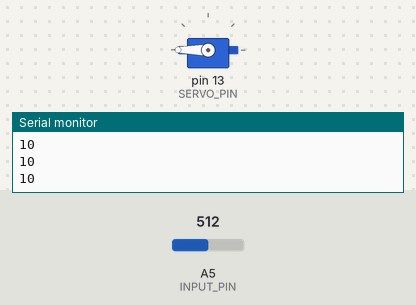
Recording of a sketch running on a simulated Arduino Uno, built with avr-gcc and run on an emulated ATmega328P. On the bench: servo, the last lines printed to the serial monitor. The inputs (shaded band) are chosen by the test bench; at power-on: A5 (INPUT_PIN) = 512.

Above: at 1.2 s.
1.3 s: A5 (INPUT_PIN) set to 599
3.5 s: A5 (INPUT_PIN) set to 620
At 5.0 s:
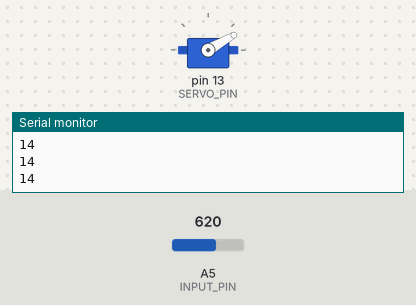
5.8 s: A5 (INPUT_PIN) set to 0
At 7.3 s:
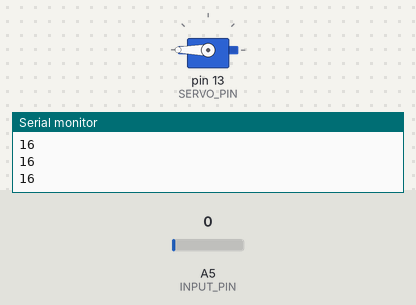
Timing chart, 0 to 8.8 s (numbered marks = the images above; inputs shaded):
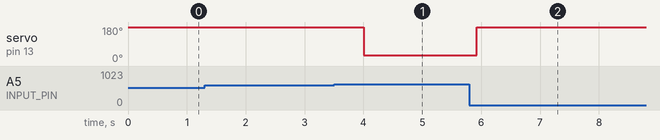

Measured:
- the behaviour switches between 609 and 610 on A5 (INPUT_PIN) (found by bisection; images 0 and 1)
- after the input at 3.5 s, servo on pin 13 (SERVO_PIN): 180° → 30° after 0.50 s
- after the input at 5.8 s, servo on pin 13 (SERVO_PIN): 30° → 180° after 0.13 s

The sketch:

code.ino
```cpp
#include <Servo.h>

#define SAMPLE_RATE 500
#define INPUT_PIN A5
#define SERVO_PIN 13
#define BUFFER_SIZE 128

#define THRESHOLD 12     // Adjust after testing
#define COOLDOWN 400     // ms

#define SERVO_OPEN 180
#define SERVO_CLOSE 30

int circular_buffer[BUFFER_SIZE];
int data_index = 0;
int sum = 0;

bool lastAbove = false;
bool closed = false;
unsigned long lastTrigger = 0;

Servo servo;

void setup() {
  Serial.begin(115200);
  servo.attach(SERVO_PIN);
  servo.write(SERVO_OPEN);
}

void loop() {
  static unsigned long past = 0;
  unsigned long present = micros();
  unsigned long interval = present - past;
  past = present;

  static long timer = 0;
  timer -= interval;

  if (timer < 0) {
    timer += 1000000 / SAMPLE_RATE;

    int raw = analogRead(INPUT_PIN);
    int filtered = EMGFilter(raw);
    int envelope = getEnvelope(abs(filtered));

    Serial.println(envelope);

    bool currentAbove = envelope > THRESHOLD;
    unsigned long now = millis();

    if (currentAbove && !lastAbove) {
      if (now - lastTrigger > COOLDOWN) {
        closed = !closed;
        servo.write(closed ? SERVO_CLOSE : SERVO_OPEN);
        lastTrigger = now;
      }
    }

    lastAbove = currentAbove;
  }
}

int getEnvelope(int abs_emg) {
  sum -= circular_buffer[data_index];
  sum += abs_emg;
  circular_buffer[data_index] = abs_emg;
  data_index = (data_index + 1) % BUFFER_SIZE;
  return (sum / BUFFER_SIZE) * 2;
}

float EMGFilter(float input) {
  float output = input;

  {
    static float z1, z2;
    float x = output - 0.05159732*z1 - 0.36347401*z2;
    output = 0.01856301*x + 0.03712602*z1 + 0.01856301*z2;
    z2 = z1;
    z1 = x;
  }
  {
    static float z1, z2;
    float x = output - -0.53945795*z1 - 0.39764934*z2;
    output = 1.00000000*x + -2.00000000*z1 + 1.00000000*z2;
    z2 = z1;
    z1 = x;
  }
  {
    static float z1, z2;
    float x = output - 0.47319594*z1 - 0.70744137*z2;
    output = 1.00000000*x + 2.00000000*z1 + 1.00000000*z2;
    z2 = z1;
    z1 = x;
  }
  {
    static float z1, z2;
    float x = output - -1.00211112*z1 - 0.74520226*z2;
    output = 1.00000000*x + -2.00000000*z1 + 1.00000000*z2;
    z2 = z1;
    z1 = x;
  }

  return output;
}
```
